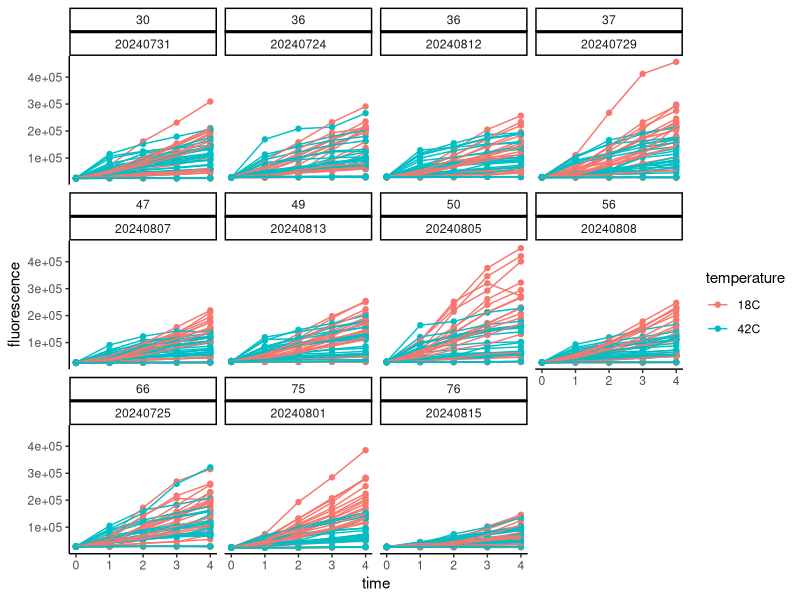
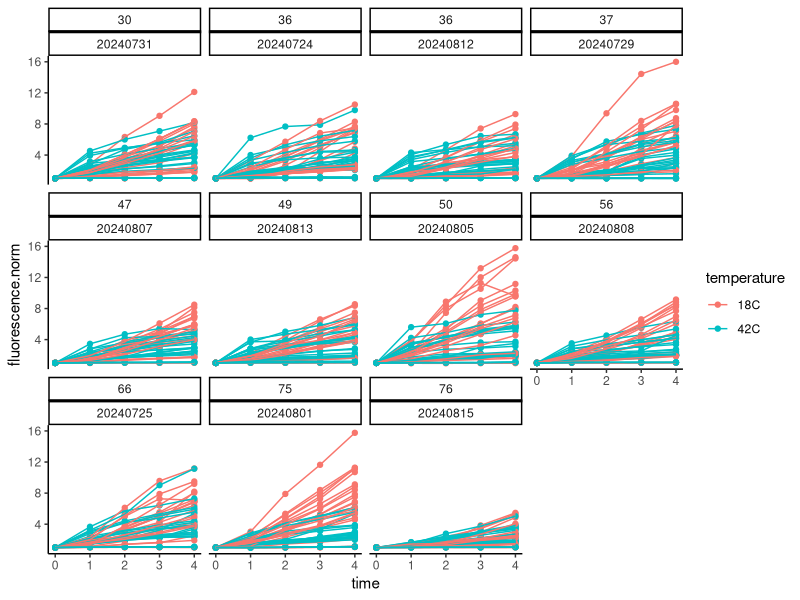
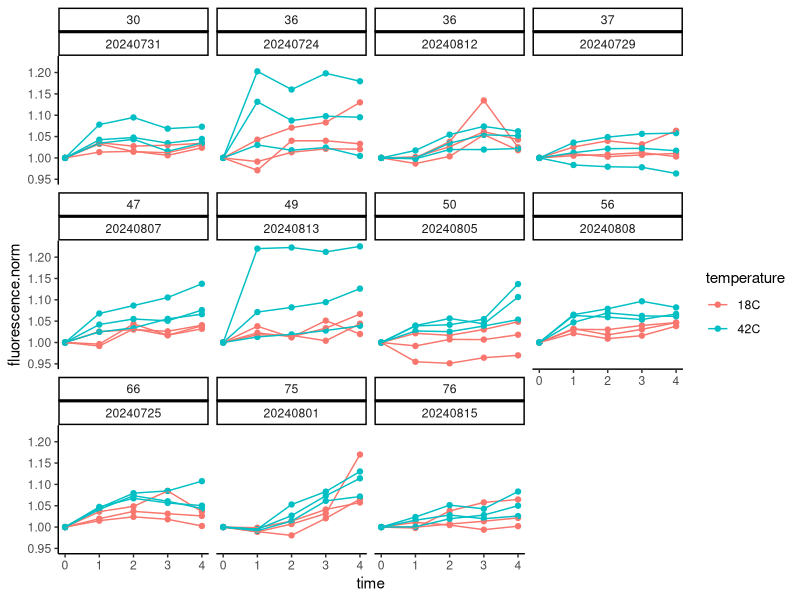
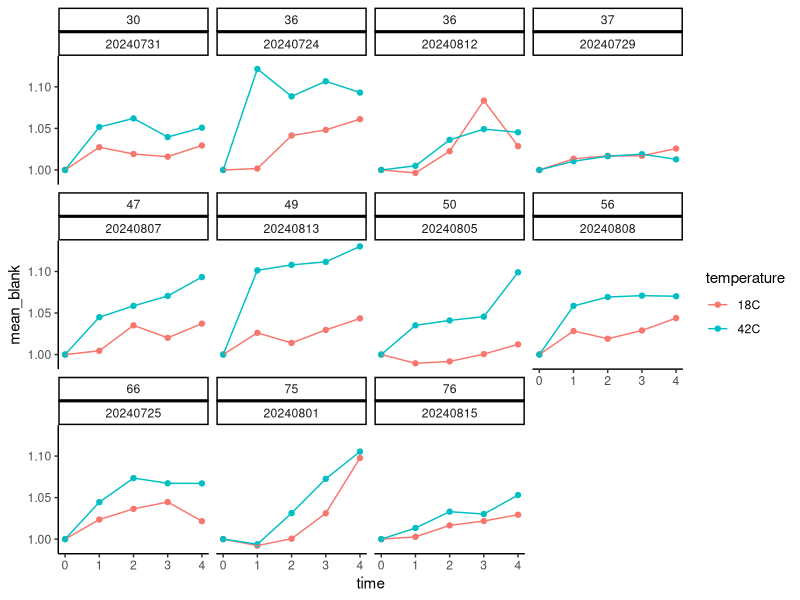
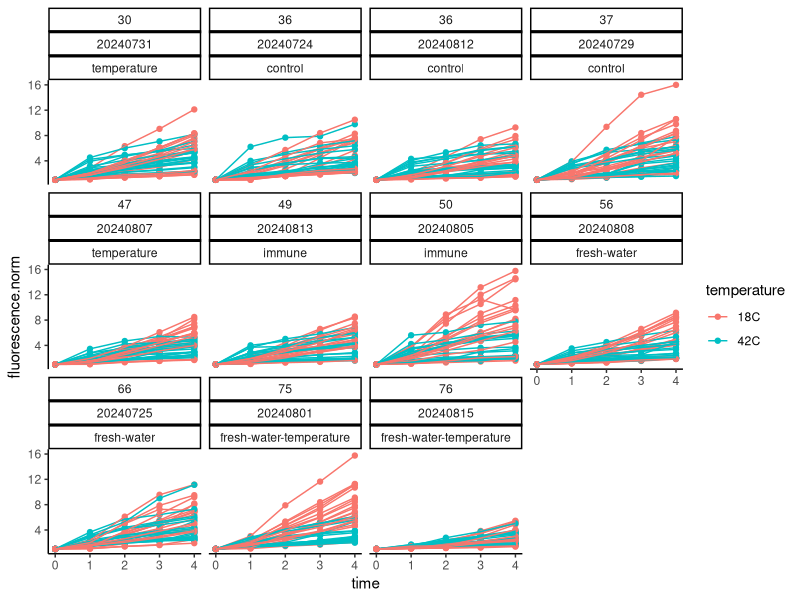
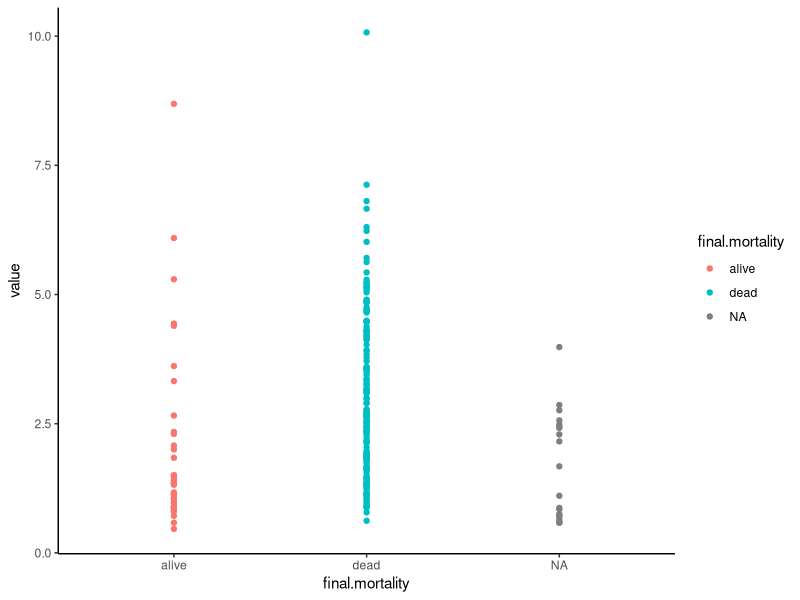
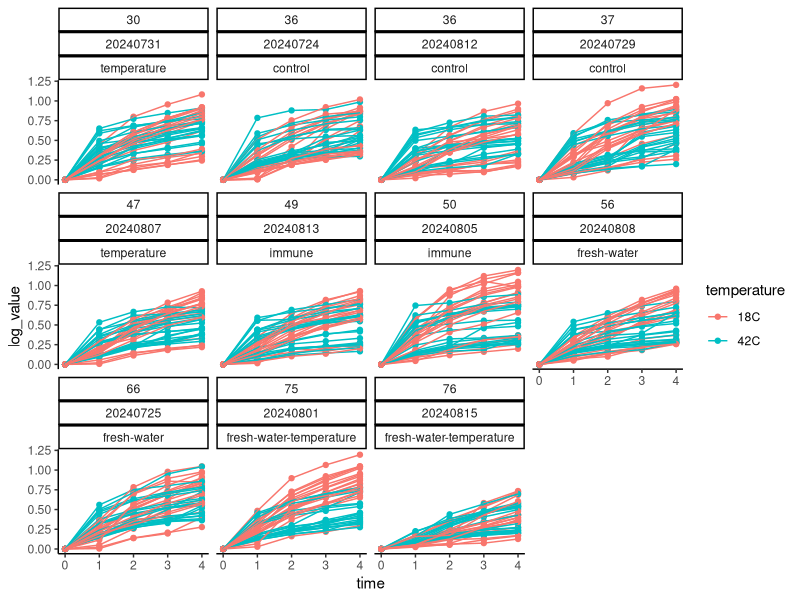
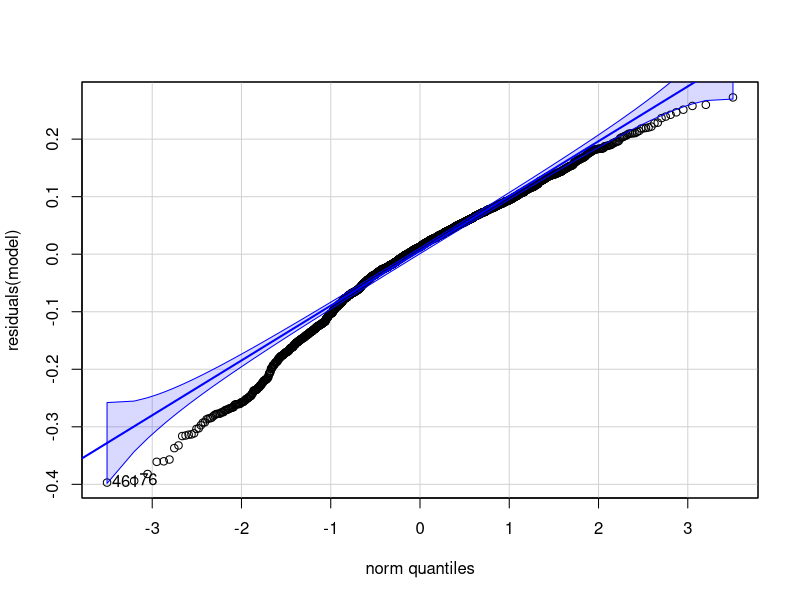

Here is the R script that generated these plots, in order: (Note: this script raises an error after producing the figures.)
## ---- chunk 1
knitr::opts_chunk$set(echo = TRUE, warning = FALSE, message = FALSE)
## ---- chunk 2
library(tidyverse)
library(ggplot2)
library(readxl)
library(cowplot)
library(lme4)
library(lmerTest)
library(car)
library(effects)
library(emmeans)
## ---- chunk 3
#read in files
data <- read_csv("data/resazurin/resazurin_data.csv")

data<-data%>%
  pivot_longer(names_to="time", values_to="fluorescence", cols=`0`:`4`)%>%
  mutate(time=as.numeric(time))
## ---- chunk 4
surv<-read_excel("data/survival/survival_resazurin.xlsx")

surv<-surv%>%
  pivot_longer(names_to="time", values_to="status", cols=`0`:`24`)%>%
  mutate(time=as.numeric(time))%>%
  rename(date=date.resazurin, sample=oyster)%>%
  mutate(sample=as.character(sample))
## ---- chunk 5
data<-left_join(data, surv)
## ---- chunk 6
final<-surv%>%
  filter(time==24)%>%
  rename(final.mortality=status)%>%
  select(!time)

data<-left_join(data, final)
## ---- chunk 7
data<-data%>%
  mutate(final.mortality = case_when(
    final.mortality == 0 ~ "alive",
    final.mortality == 1 ~ "dead",
    TRUE ~ as.character(final.mortality)  # To handle any other values
  ))
## ---- chunk 8
data%>%
  ggplot(aes(x=time, y=fluorescence, colour=temperature, group=sample))+
  facet_wrap(~bag*date)+
  geom_point()+
  geom_line()+
  theme_classic()
## ---- chunk 9
data<-data%>%
  group_by(date, bag, sample)%>%
  arrange(date, bag, sample)%>%
  mutate(fluorescence.norm=fluorescence/first(fluorescence))
## ---- chunk 10
data%>%
  ggplot(aes(x=time, y=fluorescence.norm, colour=temperature, group=sample))+
  facet_wrap(~bag*date)+
  geom_point()+
  geom_line()+
  theme_classic()
## ---- chunk 11
data%>%
  filter(type=="blank")%>%
  ggplot(aes(x=time, y=fluorescence.norm, colour=temperature, group=sample))+
  facet_wrap(~bag*date)+
  geom_point()+
  geom_line()+
  theme_classic()
## ---- chunk 12
blanks<-data%>%
  filter(type=="blank")%>%
  group_by(date, bag, temperature, time)%>%
  summarise(mean_blank=mean(fluorescence.norm))
## ---- chunk 13
blanks%>%
  ggplot(aes(x=time, y=mean_blank, colour=temperature))+
  facet_wrap(~bag*date)+
  geom_point()+
  geom_line()+
  theme_classic()
## ---- chunk 14
data<-left_join(data, blanks)

data<-data%>%
  filter(!type=="blank")%>%
  mutate(value=fluorescence.norm-mean_blank)
## ---- chunk 15
data%>%
  ggplot(aes(x=time, y=fluorescence.norm, colour=temperature, group=sample))+
  facet_wrap(~bag*date*hardening)+
  geom_point()+
  geom_line()+
  theme_classic()
## ---- chunk 16
data<-data%>%
  select(!type)%>%
  select(!fluorescence.norm)%>%
  select(!mean_blank)%>%
  select(!fluorescence)
## ---- chunk 17
data%>%
  filter(time==4)%>%
  filter(temperature=="42C")%>%
  
  ggplot(aes(x=final.mortality, y=value, colour=final.mortality))+
  geom_point()+
  theme_classic()
## ---- chunk 18
data$log_value<-log10(data$value+1)
## ---- chunk 19
data%>%
  ggplot(aes(x=time, y=log_value, colour=temperature, group=sample))+
  facet_wrap(~bag*date*hardening)+
  geom_point()+
  geom_line()+
  theme_classic()
## ---- chunk 20
model<-lmer(log_value ~ time * temperature * hardening + (1|bag) + (1|date:bag:sample), data=data)

summary(model)
anova(model)
rand(model)

qqPlot(residuals(model))

plot(Effect(c("temperature"), model, transformation=list(link=log)))
plot(Effect(c("hardening"), model, transformation=list(link=log)))
plot(Effect(c("time"), model, transformation=list(link=log)))
plot(Effect(c("time", "temperature"), model, transformation=list(link=log)))
plot(Effect(c("time", "hardening"), model, transformation=list(link=log)))
plot(Effect(c("time", "hardening", "temperature"), model, transformation=list(link=log)))
## ---- chunk 21
final<-data%>%
  filter(time==4)

model2<-lmer(log_value ~ temperature * hardening + (1|bag:hardening), data=final)

summary(model2)
anova(model2)
rand(model2)

qqPlot(residuals(model2))

plot(Effect(c("hardening", "temperature"), model2, transformation=list(link=log)))
## ---- chunk 22
model3<-lmer(log_value ~ temperature * hardening * final.mortality + (1|bag:hardening), data=final)

summary(model3)
anova(model3)
rand(model3)

qqPlot(residuals(model3))

plot(Effect(c("hardening", "temperature"), model3, transformation=list(link=log)))
plot(Effect(c("final.mortality"), model3, transformation=list(link=log)))
plot(Effect(c("temperature"), model3, transformation=list(link=log)))
## ---- chunk 23
emm<-emmeans(model3, ~ hardening | temperature | final.mortality)
pairs(emm)

emm<-emmeans(model3, ~ temperature | hardening | final.mortality)
pairs(emm)

emm<-emmeans(model3, ~ final.mortality | hardening | temperature)
pairs(emm)
## ---- chunk 24
model4<-lm(log_value ~ status, data=data)
summary(model4)
## ---- chunk 25
data %>%
  
  ggplot(aes(x=as.factor(status), y=log_value))+
  geom_boxplot()+
  geom_point()+
  theme_classic()
## ---- chunk 26
hist(final$log_value)
## ---- chunk 27
final %>%
  
  ggplot(aes(x=hardening, y=log_value, colour=temperature))+
  facet_wrap(~final.mortality)+
  geom_boxplot()+
  geom_point(position=position_jitterdodge(0.1))+
  scale_colour_manual(values=c("cyan4", "orange"))+
  theme_classic()+
  theme(
    axis.text.x=element_text(angle=45, hjust=1, vjust=1)
  )
## ---- chunk 28
final %>%
  group_by(hardening, temperature, final.mortality)%>%
  summarise(mean=mean(log_value), se=sd(log_value)/sqrt(length(log_value)))%>%
  
  ggplot(aes(x=hardening, y=mean, colour=temperature))+
  facet_wrap(~final.mortality)+
  geom_point(position=position_dodge(0.2))+
  geom_errorbar(aes(ymin=mean-se, ymax=mean+se), position=position_dodge(0.2), width=0.4)+
  scale_colour_manual(values=c("cyan4", "orange"))+
  theme_classic()+
  ylim(0,1)+
  ylab("Fluorescence [4 hr]")+
  theme(
    axis.text.x=element_text(angle=45, hjust=1, vjust=1),
    panel.border=element_rect(fill=NA,color="black", size=0.5, 
                                    linetype="solid")
  )
## ---- chunk 29
final %>%
  group_by(hardening, temperature, final.mortality)%>%
  summarise(mean=mean(log_value), se=sd(log_value)/sqrt(length(log_value)))%>%
  
  ggplot(aes(x=hardening, y=mean, colour=final.mortality))+
  facet_wrap(~temperature)+
  geom_point(position=position_dodge(0.2))+
  geom_errorbar(aes(ymin=mean-se, ymax=mean+se), position=position_dodge(0.2), width=0.4)+
  scale_colour_manual(values=c("gray", "darkred"))+
  theme_classic()+
  ylab("Fluorescence [4 hr]")+
  ylim(0,1)+
  theme(
    axis.text.x=element_text(angle=45, hjust=1, vjust=1),
    panel.border=element_rect(fill=NA,color="black", size=0.5, 
                                    linetype="solid")
  )

## ---- chunk 30
final %>%
  group_by(hardening, temperature, final.mortality)%>%
  summarise(mean=mean(log_value), se=sd(log_value)/sqrt(length(log_value)))%>%
  
  ggplot(aes(x=temperature, y=mean, colour=final.mortality))+
  facet_grid(~hardening)+
  geom_point(position=position_dodge(0.2))+
  geom_errorbar(aes(ymin=mean-se, ymax=mean+se), position=position_dodge(0.2), width=0.4)+
  scale_colour_manual(values=c("gray", "darkred"))+
  theme_classic()+
  ylab("Fluorescence [4 hr]")+
  ylim(0,1)+
  theme(
    axis.text.x=element_text(angle=45, hjust=1, vjust=1), 
    panel.border=element_rect(fill=NA,color="black", size=0.5, 
                                    linetype="solid")
    )
